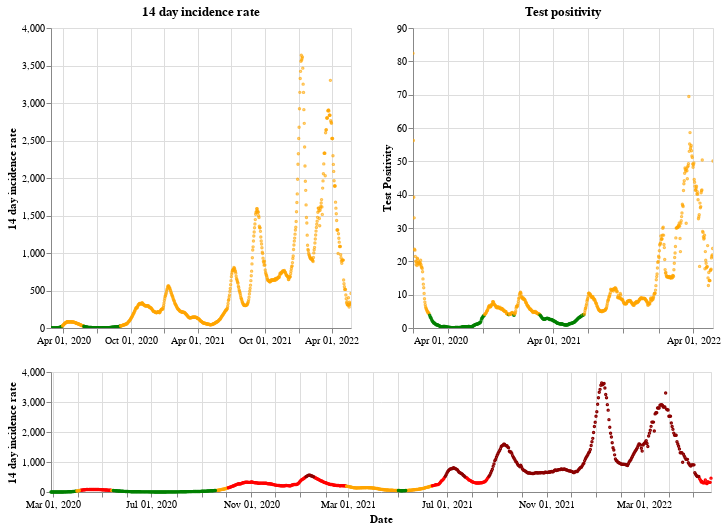

This figure's notebook cell:
### Markdown cell above
## Scotland

### Code cell
plot_traffic_light('Scotland')

### Figure 1 — Vega-Lite specification as saved in the notebook (floating-point values rounded to 4 significant figures; data arrays with more than 128 entries replaced by an {"elided": "..."} marker saying what was removed)
{"config": {"view": {"continuousWidth": 400, "continuousHeight": 300}}, "vconcat": [{"hconcat": [{"mark": {"type": "point", "size": 2}, "encoding": {"color": {"condition": {"value": "green", "test": "(datum.twoWeeklyCasesRate <= 25)"}, "value": "orange"}, "tooltip": [{"type": "nominal", "field": "areaName"}, {"type": "temporal", "field": "date"}, {"type": "quantitative", "field": "twoWeeklyCasesRate"}, {"type": "quantitative", "field": "testPositivity"}], "x": {"type": "temporal", "axis": {"title": ""}, "field": "date", "scale": {"domain": {"selection": "DateBrush"}}, "timeUnit": "yearmonthdate"}, "y": {"type": "quantitative", "axis": {"title": "14 day incidence rate"}, "field": "twoWeeklyCasesRate"}}, "title": "14 day incidence rate", "width": 300}, {"mark": {"type": "point", "size": 2}, "encoding": {"color": {"condition": {"value": "green", "test": "(datum.testPositivity <= 4)"}, "value": "orange"}, "tooltip": [{"type": "nominal", "field": "areaName"}, {"type": "temporal", "field": "date"}, {"type": "quantitative", "field": "twoWeeklyCasesRate"}, {"type": "quantitative", "field": "testPositivity"}], "x": {"type": "temporal", "axis": {"title": ""}, "field": "date", "scale": {"domain": {"selection": "DateBrush"}}, "timeUnit": "yearmonthdate"}, "y": {"type": "quantitative", "axis": {"title": "Test Positivity"}, "field": "testPositivity"}}, "title": "Test positivity", "width": 300}]}, {"layer": [{"mark": {"type": "point", "size": 2}, "encoding": {"color": {"condition": {"value": "orange", "test": "(((datum.testPositivity < 4) && (datum.twoWeeklyCasesRate >= 50)) && (datum.twoWeeklyCasesRate < 200))"}, "value": "red"}, "opacity": {"condition": {"value": 1, "test": "((datum.twoWeeklyCasesRate >= 50) && (datum.twoWeeklyCasesRate < 500))"}, "value": 0}, "tooltip": [{"type": "nominal", "field": "areaName"}, {"type": "temporal", "field": "date"}, {"type": "quantitative", "field": "twoWeeklyCasesRate"}, {"type": "quantitative", "field": "testPositivity"}], "x": {"type": "temporal", "axis": {"title": "Date"}, "field": "date", "timeUnit": "yearmonthdate"}, "y": {"type": "quantitative", "axis": {"title": "14 day incidence rate"}, "field": "twoWeeklyCasesRate"}}, "selection": {"DateBrush": {"type": "interval", "encodings": ["x"], "fields": ["Time"]}}}, {"mark": {"type": "point", "size": 2}, "encoding": {"color": {"value": "darkred"}, "opacity": {"condition": {"value": 1, "test": "(datum.twoWeeklyCasesRate >= 500)"}, "value": 0}, "tooltip": [{"type": "nominal", "field": "areaName"}, {"type": "temporal", "field": "date"}, {"type": "quantitative", "field": "twoWeeklyCasesRate"}, {"type": "quantitative", "field": "testPositivity"}], "x": {"type": "temporal", "axis": {"title": "Date"}, "field": "date", "timeUnit": "yearmonthdate"}, "y": {"type": "quantitative", "axis": {"title": "14 day incidence rate"}, "field": "twoWeeklyCasesRate"}}}, {"mark": {"type": "point", "size": 2}, "encoding": {"color": {"condition": {"value": "green", "test": "((datum.testPositivity < 4) && (datum.twoWeeklyCasesRate < 50))"}, "value": "orange"}, "opacity": {"condition": {"value": 1, "test": "(datum.twoWeeklyCasesRate < 50)"}, "value": 0}, "tooltip": [{"type": "nominal", "field": "areaName"}, {"type": "temporal", "field": "date"}, {"type": "quantitative", "field": "twoWeeklyCasesRate"}, {"type": "quantitative", "field": "testPositivity"}], "x": {"type": "temporal", "axis": {"title": "Date"}, "field": "date", "timeUnit": "yearmonthdate"}, "y": {"type": "quantitative", "axis": {"title": "14 day incidence rate"}, "field": "twoWeeklyCasesRate"}}}], "height": 120, "width": 660}], "data": {"name": "data-87518de7cad6919a880cab1dd44aec1e"}, "$schema": "https://vega.github.io/schema/vega-lite/v4.8.1.json", "datasets": {"data-87518de7cad6919a880cab1dd44aec1e": {"elided": "816 records"}}}
